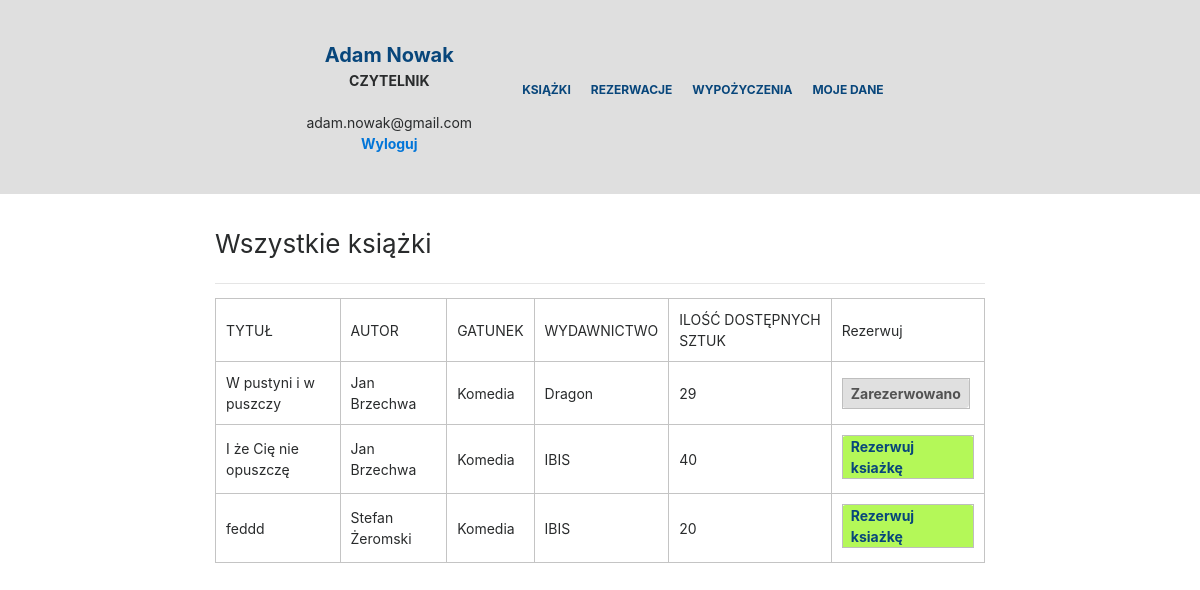
Page /czytelnik/ksiazki.php (signed in) on the committed database.
### tables this page shows
CREATE TABLE `ksiazka` (
  `id_ksiazki` int(11) NOT NULL,
  `tytul` text NOT NULL,
  `id_autora` int(11) NOT NULL,
  `id_gatunku` int(11) NOT NULL,
  `id_wydawnictwa` int(11) NOT NULL,
  `ilosc_egz` int(11) NOT NULL,
  `ilosc_dost_egz` int(11) NOT NULL
);

CREATE TABLE `autor` (
  `id_autora` int(11) NOT NULL,
  `imie` text NOT NULL,
  `nazwisko` text NOT NULL
);

CREATE TABLE `gatunek` (
  `id_gatunku` int(11) NOT NULL,
  `gatunek` text NOT NULL
);

CREATE TABLE `wydawnictwo` (
  `id_wydawnictwa` int(11) NOT NULL,
  `wydawnictwo` text NOT NULL
);

### czytelnik/ksiazki.php (the view, shortened to what this page needs)
<?php
require_once('../connect.php');
?>
<!DOCTYPE html>
<html lang="pl_PL">
  <head>
    <link rel="stylesheet" href="../css/style.css">
    <link rel="stylesheet" href="../css/bootstrap.css">
  </head>
  <body>
    <?php
      $connection = mysqli_connect($host, $db_user, $db_password, $db_name);
      mysqli_select_db($connection, "biblioteka");
    ?>
    <div class="dis-flex nav-bar">
      <div>
        <?php
          echo '<div class="show_logged_user">'.$_SESSION['imie'].' '.$_SESSION['nazwisko'].'</div>';
          echo '<div class="user_role">';
              echo "<b>CZYTELNIK</b><br/><br/>";
              echo $_SESSION['email'];
          echo '<br/><b><a href="../logout.php">Wyloguj</a></b></div>';
          $sessionID = $_SESSION['id'];
        ?>
      </div>
      <div>
        <?php include_once('menu.php'); ?>
      </div>
    </div>
    <div class="content">
      <div class="col-md-12" style="padding-top: 30px;">
        <div class="tytul_podstrony">Wszystkie książki</div><div class="clear"></div>
        <?php
          echo "<hr/>";
          $sql1 = "SELECT * FROM ksiazka";
          if ($rezultat1 = @$connection -> query($sql1)) {
            $ilosc = $rezultat1 -> num_rows;
            if ($ilosc == 0) {
              echo "Brak książek.";
            }
            else {
              echo "<table>";
              echo "<tr>";
              echo "<td>TYTUŁ</td>";
              echo "<td>AUTOR</td>";
              echo "<td>GATUNEK</td>";
              echo "<td>WYDAWNICTWO</td>";
              echo "<td>ILOŚĆ DOSTĘPNYCH SZTUK</td>";
              echo "<td>Rezerwuj</td>";
              echo "</tr>";
              while($row1 = mysqli_fetch_row($rezultat1)) {
                echo "<tr>";
                extract($row1);
                $idek = $row1[0];
                $autor = $row1[2];
                $gatunek = $row1[3];
                $wydawnictwo = $row1[4];
                $sql2 = "SELECT imie, nazwisko FROM autor WHERE id_autora=$autor";
                $rezultat2 = @$connection -> query($sql2);
                $row2 = mysqli_fetch_row($rezultat2);
                $sql3 = "SELECT gatunek FROM gatunek WHERE id_gatunku=$gatunek";
                $rezultat3 = @$connection -> query($sql3);
                $row3 = mysqli_fetch_row($rezultat3);
                $sql4 = "SELECT wydawnictwo FROM wydawnictwo WHERE id_wydawnictwa=$wydawnictwo";
                $rezultat4 = @$connection -> query($sql4);
                $row4 = mysqli_fetch_row($rezultat4);
                echo "<td>".$row1[1]."</td>";
                echo "<td>".$row2[0]." ".$row2[1]."</td>";
                echo "<td>".$row3[0]."</td>";
                echo "<td>".$row4[0]."</td>";
                echo "<td>".$row1[6]."</td>";
                $sql5 = "SELECT * FROM rezerwacja WHERE id_ksiazki=$idek AND id_uzytkownika=$sessionID";
                $rezultat5 = @$connection -> query($sql5);
                $ilosc5 = $rezultat5 -> num_rows;
                if ($ilosc5 == 0) {
                  echo "<td><a href='rezerwuj-ksiazke.php?id_ksiazki=$idek&id_uzytkownika=$sessionID'><div class='dodajakt'>Rezerwuj ksiażkę</div></a></td>";
                }
                else {
                    echo "<td><div class='edytuj-news'>Zarezerwowano</div></td>";
                }
                echo "</tr>";
              }
              echo "</table>";
            }
          }
        ?>
      </div>
    </div>
  </body>
</html>

### css/style.css (style rules this page uses)
html { font-family: sans-serif; line-height: 1.15; -ms-text-size-adjust: 100%; -webkit-text-size-adjust: 100%; font-size: 14px; }
body { margin: 0; }
body { font-family: -apple-system, system-ui, BlinkMacSystemFont, "Segoe UI", Roboto, "Helvetica Neue", Arial, sans-serif; font-size: 1rem; font-weight: normal; line-height: 1.5; color: #292b2c; background-color: #fff; }
a { color: #0275d8; text-decoration: none; }
.user_role { width: 100%; text-align: center; }
.tytul_podstrony { font-size: 26px; float: left; height: 45px; padding-right: 40px; }
.dodajakt { font-weight: bold; color: #08467b; display:table-cell; vertical-align: middle; height: 30px; -khtml-border-radius: 4px; border-radius: 4px; border: 1px solid #bebebe; padding-left: 8px; padding-right: 8px; background: #b4f858; }
.edytuj-news { font-weight: bold; color: #535353; display:table-cell; vertical-align: middle; height: 30px; -khtml-border-radius: 4px; border-radius: 4px; border: 1px solid #bebebe; padding-left: 8px; padding-right: 8px; background: #e0e0e0; }
td { border: 1px solid #c4c4c4; padding: 10px; }
.dis-flex { display: flex; align-items: center; justify-content: center; }
.nav-bar { background: rgb(223, 223, 223); padding: 40px 200px 40px 200px; }
.show_logged_user { width: 100%; color: #08467b; font-size: 20px; font-weight: bold; text-align: center; word-wrap: normal; }
.content { padding-left: 200px; padding-right: 200px; }

### rows in the picture
ksiazka: tytul "W pustyni i w puszczy", id_autora.imie "Jan", id_autora.nazwisko "Brzechwa", id_gatunku.gatunek "Komedia", id_wydawnictwa.wydawnictwo "Dragon", ilosc_dost_egz "29", shows "Zarezerwowano"
ksiazka: tytul "I że Cię nie opuszczę", id_autora.imie "Jan", id_autora.nazwisko "Brzechwa", id_gatunku.gatunek "Komedia", id_wydawnictwa.wydawnictwo "IBIS", ilosc_dost_egz "40"
ksiazka: tytul "feddd", id_autora.imie "Stefan", id_autora.nazwisko "Żeromski", id_gatunku.gatunek "Komedia", id_wydawnictwa.wydawnictwo "IBIS", ilosc_dost_egz "20"

### other values in the picture
$_SESSION['imie'] "Adam"
$_SESSION['nazwisko'] "Nowak"
$_SESSION['email'] "adam.nowak@gmail.com"
